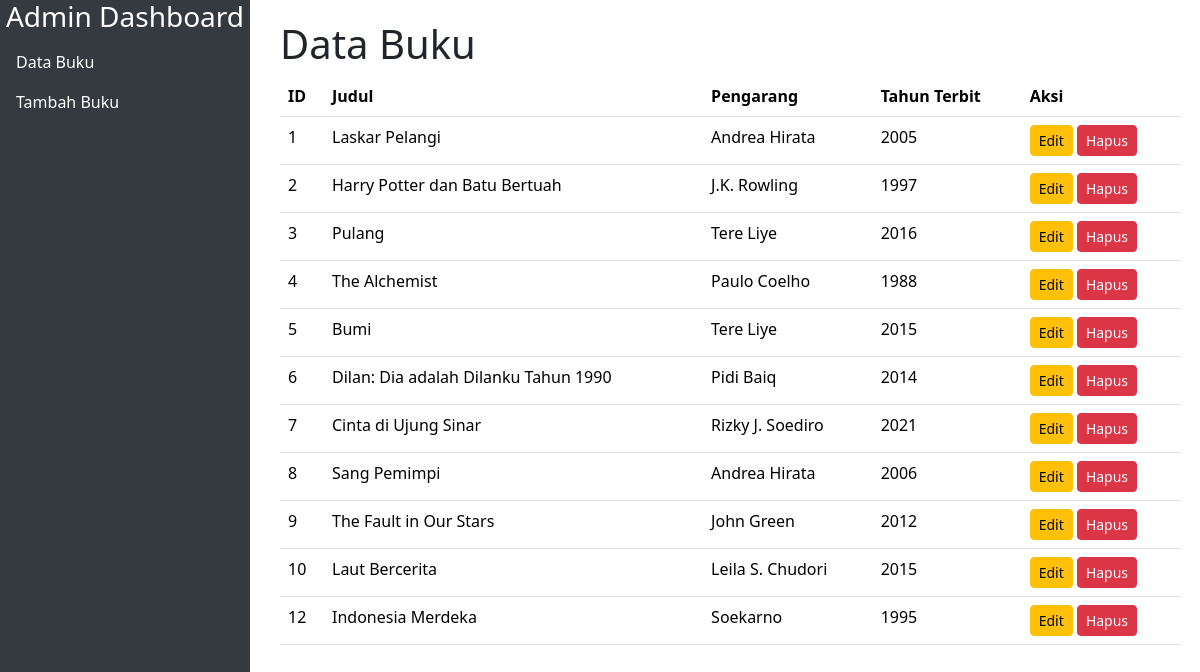
The page / on the database its author committed.
### tables this page shows
CREATE TABLE IF NOT EXISTS `data_buku` (
  `id` int NOT NULL AUTO_INCREMENT,
  `judul` varchar(255) NOT NULL,
  `pengarang` varchar(255) NOT NULL,
  `tahun_terbit` int NOT NULL,
  PRIMARY KEY (`id`)
);

### index.php (the view, shortened to what this page needs)
<?php
$host = 'localhost';
$user = 'root';
$password = '';
$database = 'prakweb_2024_d_223040106';
$conn = new mysqli($host, $user, $password, $database);
$sql = "SELECT id, judul, pengarang, tahun_terbit FROM data_buku";
$result = $conn->query($sql);
$books = [];
if ($result->num_rows > 0) {
    while ($row = $result->fetch_assoc()) {
        $books[] = $row;
    }
}
?>
<!doctype html>
<html lang="en">
<head>
    <link href="https://cdn.jsdelivr.net/npm/bootstrap@5.3.3/dist/css/bootstrap.min.css" rel="stylesheet">
</head>
<body>
    <div class="sidebar">
        <h3 class="text-center">Admin Dashboard</h3>
        <ul class="nav flex-column">
            <li class="nav-item">
                <a class="nav-link active" href="">Data Buku</a>
            </li>
            <li class="nav-item">
                <a class="nav-link" href="add.php">Tambah Buku</a>
            </li>
        </ul>
    </div>
    <div class="content">
        <h1>Data Buku</h1>
        <table class="table">
            <thead>
                <tr>
                    <th>ID</th>
                    <th>Judul</th>
                    <th>Pengarang</th>
                    <th>Tahun Terbit</th>
                    <th>Aksi</th>
                </tr>
            </thead>
            <tbody>
                <?php foreach ($books as $book): ?>
                <tr>
                    <td><?= $book['id'] ?></td>
                    <td><?= $book['judul'] ?></td>
                    <td><?= $book['pengarang'] ?></td>
                    <td><?= $book['tahun_terbit'] ?></td>
                    <td>
                        <a href="edit.php?id=<?= $book['id'] ?>" class="btn btn-warning btn-sm">Edit</a>
                        <a href="hapus.php?id=<?= $book['id']; ?>" class="btn btn-danger btn-sm">Hapus</a>
                    </td>
                </tr>
                <?php endforeach; ?>
            </tbody>
        </table>
    </div>
</body>
</html>

### index.php (style rules this page uses)
.sidebar { height: 100vh; position: fixed; top: 0; left: 0; width: 250px; background: #343a40; color: white; }
.sidebar a { color: white; text-decoration: none; }
.content { margin-left: 260px; padding: 20px; }

### rows shown on the page
data_buku: id "1", judul "Laskar Pelangi", pengarang "Andrea Hirata", tahun_terbit "2005"
data_buku: id "2", judul "Harry Potter dan Batu Bertuah", pengarang "J.K. Rowling", tahun_terbit "1997"
data_buku: id "3", judul "Pulang", pengarang "Tere Liye", tahun_terbit "2016"
data_buku: id "4", judul "The Alchemist", pengarang "Paulo Coelho", tahun_terbit "1988"
data_buku: id "5", judul "Bumi", pengarang "Tere Liye", tahun_terbit "2015"
data_buku: id "6", judul "Dilan: Dia adalah Dilanku Tahun 1990", pengarang "Pidi Baiq", tahun_terbit "2014"
data_buku: id "7", judul "Cinta di Ujung Sinar", pengarang "Rizky J. Soediro", tahun_terbit "2021"
data_buku: id "8", judul "Sang Pemimpi", pengarang "Andrea Hirata", tahun_terbit "2006"
data_buku: id "9", judul "The Fault in Our Stars", pengarang "John Green", tahun_terbit "2012"
data_buku: id "10", judul "Laut Bercerita", pengarang "Leila S. Chudori", tahun_terbit "2015"
data_buku: id "12", judul "Indonesia Merdeka", pengarang "Soekarno", tahun_terbit "1995"
